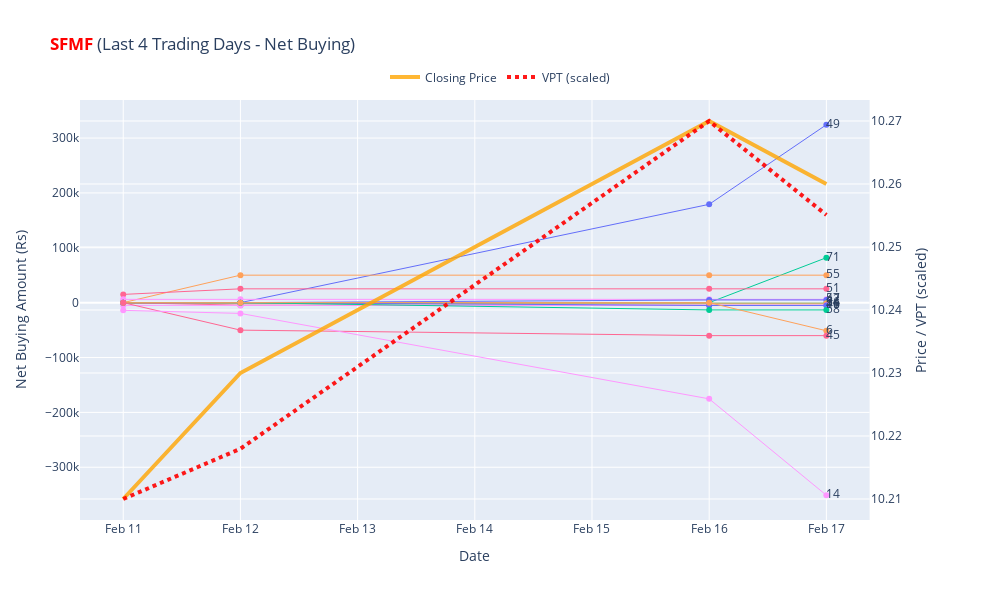

The notebook cell saved with this chart:
### Code cell
stock_input = 'SFMF'
days = 4
plot_top_buyers_sellers(combined_floorsheet, adjusted_price, stock_input.upper(),file_index= None,output_folder = 'All scrip accumulation charts/', days = days, save = False, show = True)

### Figure 1 — Plotly figure (JSON) as saved in the notebook; plotly's stock layout.template omitted (floating-point values rounded to 4 significant figures)
{"data": [{"line": {"width": 1}, "mode": "lines+markers", "name": "49", "showlegend": false, "type": "scatter", "x": ["2026-02-11T00:00:00", "2026-02-12T00:00:00", "2026-02-16T00:00:00", "2026-02-17T00:00:00"], "xaxis": "x", "y": [0, 0, 179205, 324200.0], "yaxis": "y"}, {"mode": "text", "showlegend": false, "text": ["49"], "textposition": "middle right", "type": "scatter", "x": ["2026-02-17T00:00:00"], "xaxis": "x", "y": [324200.0], "yaxis": "y"}, {"line": {"width": 1}, "mode": "lines+markers", "name": "71", "showlegend": false, "type": "scatter", "x": ["2026-02-11T00:00:00", "2026-02-12T00:00:00", "2026-02-16T00:00:00", "2026-02-17T00:00:00"], "xaxis": "x", "y": [0, 0, 0, 81920], "yaxis": "y"}, {"mode": "text", "showlegend": false, "text": ["71"], "textposition": "middle right", "type": "scatter", "x": ["2026-02-17T00:00:00"], "xaxis": "x", "y": [81920], "yaxis": "y"}, {"line": {"width": 1}, "mode": "lines+markers", "name": "55", "showlegend": false, "type": "scatter", "x": ["2026-02-11T00:00:00", "2026-02-12T00:00:00", "2026-02-16T00:00:00", "2026-02-17T00:00:00"], "xaxis": "x", "y": [0, 50100, 50100, 50100], "yaxis": "y"}, {"mode": "text", "showlegend": false, "text": ["55"], "textposition": "middle right", "type": "scatter", "x": ["2026-02-17T00:00:00"], "xaxis": "x", "y": [50100], "yaxis": "y"}, {"line": {"width": 1}, "mode": "lines+markers", "name": "51", "showlegend": false, "type": "scatter", "x": ["2026-02-11T00:00:00", "2026-02-12T00:00:00", "2026-02-16T00:00:00", "2026-02-17T00:00:00"], "xaxis": "x", "y": [15000.0, 25190.0, 25190.0, 25190.0], "yaxis": "y"}, {"mode": "text", "showlegend": false, "text": ["51"], "textposition": "middle right", "type": "scatter", "x": ["2026-02-17T00:00:00"], "xaxis": "x", "y": [25190.0], "yaxis": "y"}, {"line": {"width": 1}, "mode": "lines+markers", "name": "57", "showlegend": false, "type": "scatter", "x": ["2026-02-11T00:00:00", "2026-02-12T00:00:00", "2026-02-16T00:00:00", "2026-02-17T00:00:00"], "xaxis": "x", "y": [6006, 6006, 6006, 6006], "yaxis": "y"}, {"mode": "text", "showlegend": false, "text": ["57"], "textposition": "middle right", "type": "scatter", "x": ["2026-02-17T00:00:00"], "xaxis": "x", "y": [6006], "yaxis": "y"}, {"line": {"width": 1}, "mode": "lines+markers", "name": "42", "showlegend": false, "type": "scatter", "x": ["2026-02-11T00:00:00", "2026-02-12T00:00:00", "2026-02-16T00:00:00", "2026-02-17T00:00:00"], "xaxis": "x", "y": [0, 0, 4930.0, 4930.0], "yaxis": "y"}, {"mode": "text", "showlegend": false, "text": ["42"], "textposition": "middle right", "type": "scatter", "x": ["2026-02-17T00:00:00"], "xaxis": "x", "y": [4930.0], "yaxis": "y"}, {"line": {"width": 1}, "mode": "lines+markers", "name": "34", "showlegend": false, "type": "scatter", "x": ["2026-02-11T00:00:00", "2026-02-12T00:00:00", "2026-02-16T00:00:00", "2026-02-17T00:00:00"], "xaxis": "x", "y": [-1001, -1001, -1001, -1001], "yaxis": "y"}, {"mode": "text", "showlegend": false, "text": ["34"], "textposition": "middle right", "type": "scatter", "x": ["2026-02-17T00:00:00"], "xaxis": "x", "y": [-1001], "yaxis": "y"}, {"line": {"width": 1}, "mode": "lines+markers", "name": "66", "showlegend": false, "type": "scatter", "x": ["2026-02-11T00:00:00", "2026-02-12T00:00:00", "2026-02-16T00:00:00", "2026-02-17T00:00:00"], "xaxis": "x", "y": [-1010, -1010, -1010, -1010], "yaxis": "y"}, {"mode": "text", "showlegend": false, "text": ["66"], "textposition": "middle right", "type": "scatter", "x": ["2026-02-17T00:00:00"], "xaxis": "x", "y": [-1010], "yaxis": "y"}, {"line": {"width": 1}, "mode": "lines+markers", "name": "16", "showlegend": false, "type": "scatter", "x": ["2026-02-11T00:00:00", "2026-02-12T00:00:00", "2026-02-16T00:00:00", "2026-02-17T00:00:00"], "xaxis": "x", "y": [0, -4568.0, -4568.0, -4568.0], "yaxis": "y"}, {"mode": "text", "showlegend": false, "text": ["16"], "textposition": "middle right", "type": "scatter", "x": ["2026-02-17T00:00:00"], "xaxis": "x", "y": [-4568.0], "yaxis": "y"}, {"line": {"width": 1}, "mode": "lines+markers", "name": "11", "showlegend": false, "type": "scatter", "x": ["2026-02-11T00:00:00", "2026-02-12T00:00:00", "2026-02-16T00:00:00", "2026-02-17T00:00:00"], "xaxis": "x", "y": [-5005, -5005, -5005, -5005], "yaxis": "y"}, {"mode": "text", "showlegend": false, "text": ["11"], "textposition": "middle right", "type": "scatter", "x": ["2026-02-17T00:00:00"], "xaxis": "x", "y": [-5005], "yaxis": "y"}, {"line": {"width": 1}, "mode": "lines+markers", "name": "46", "showlegend": false, "type": "scatter", "x": ["2026-02-11T00:00:00", "2026-02-12T00:00:00", "2026-02-16T00:00:00", "2026-02-17T00:00:00"], "xaxis": "x", "y": [0, 0, -5115, -5115], "yaxis": "y"}, {"mode": "text", "showlegend": false, "text": ["46"], "textposition": "middle right", "type": "scatter", "x": ["2026-02-17T00:00:00"], "xaxis": "x", "y": [-5115], "yaxis": "y"}, {"line": {"width": 1}, "mode": "lines+markers", "name": "58", "showlegend": false, "type": "scatter", "x": ["2026-02-11T00:00:00", "2026-02-12T00:00:00", "2026-02-16T00:00:00", "2026-02-17T00:00:00"], "xaxis": "x", "y": [0, 0, -13259, -13259], "yaxis": "y"}, {"mode": "text", "showlegend": false, "text": ["58"], "textposition": "middle right", "type": "scatter", "x": ["2026-02-17T00:00:00"], "xaxis": "x", "y": [-13259], "yaxis": "y"}, {"line": {"width": 1}, "mode": "lines+markers", "name": "6", "showlegend": false, "type": "scatter", "x": ["2026-02-11T00:00:00", "2026-02-12T00:00:00", "2026-02-16T00:00:00", "2026-02-17T00:00:00"], "xaxis": "x", "y": [0, 0, 0, -51270], "yaxis": "y"}, {"mode": "text", "showlegend": false, "text": ["6"], "textposition": "middle right", "type": "scatter", "x": ["2026-02-17T00:00:00"], "xaxis": "x", "y": [-51270], "yaxis": "y"}, {"line": {"width": 1}, "mode": "lines+markers", "name": "45", "showlegend": false, "type": "scatter", "x": ["2026-02-11T00:00:00", "2026-02-12T00:00:00", "2026-02-16T00:00:00", "2026-02-17T00:00:00"], "xaxis": "x", "y": [0, -50100, -60130, -60130], "yaxis": "y"}, {"mode": "text", "showlegend": false, "text": ["45"], "textposition": "middle right", "type": "scatter", "x": ["2026-02-17T00:00:00"], "xaxis": "x", "y": [-60130], "yaxis": "y"}, {"line": {"width": 1}, "mode": "lines+markers", "name": "14", "showlegend": false, "type": "scatter", "x": ["2026-02-11T00:00:00", "2026-02-12T00:00:00", "2026-02-16T00:00:00", "2026-02-17T00:00:00"], "xaxis": "x", "y": [-13990.0, -19610.0, -175300.0, -351000.0], "yaxis": "y"}, {"mode": "text", "showlegend": false, "text": ["14"], "textposition": "middle right", "type": "scatter", "x": ["2026-02-17T00:00:00"], "xaxis": "x", "y": [-351000.0], "yaxis": "y"}, {"line": {"color": "orange", "width": 4}, "mode": "lines", "name": "Closing Price", "opacity": 0.8, "type": "scatter", "x": ["2026-02-11T00:00:00", "2026-02-12T00:00:00", "2026-02-16T00:00:00", "2026-02-17T00:00:00"], "xaxis": "x", "y": [10.21, 10.23, 10.27, 10.26], "yaxis": "y2"}, {"line": {"color": "red", "dash": "dot", "width": 4}, "mode": "lines", "name": "VPT (scaled)", "opacity": 0.9, "type": "scatter", "x": ["2026-02-11T00:00:00", "2026-02-12T00:00:00", "2026-02-16T00:00:00", "2026-02-17T00:00:00"], "xaxis": "x", "y": [10.21, 10.22, 10.27, 10.26], "yaxis": "y2"}], "layout": {"height": 600, "legend": {"orientation": "h", "x": 0.5, "xanchor": "center", "y": 1.02, "yanchor": "bottom"}, "showlegend": true, "title": {"text": "<b><span style='color:red'>SFMF</span></b> (Last 4 Trading Days - Net Buying)"}, "width": 1000, "xaxis": {"anchor": "y", "autorange": true, "domain": [0, 0.94], "range": ["2026-02-10 15:08:48.0655", "2026-02-17 08:51:11.9345"], "tickformat": "%b %d", "title": {"text": "Date"}, "type": "date"}, "yaxis": {"anchor": "x", "autorange": true, "domain": [0, 1], "range": [-396100.0, 369300.0], "title": {"text": "Net Buying Amount (Rs)"}, "type": "linear"}, "yaxis2": {"anchor": "x", "autorange": true, "overlaying": "y", "range": [10.21, 10.27], "side": "right", "title": {"text": "Price / VPT (scaled)"}, "type": "linear"}}}
